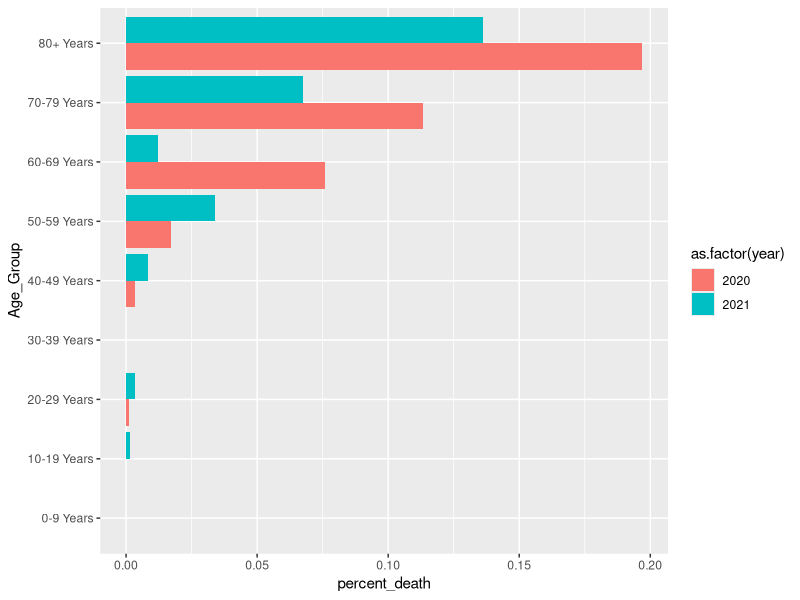
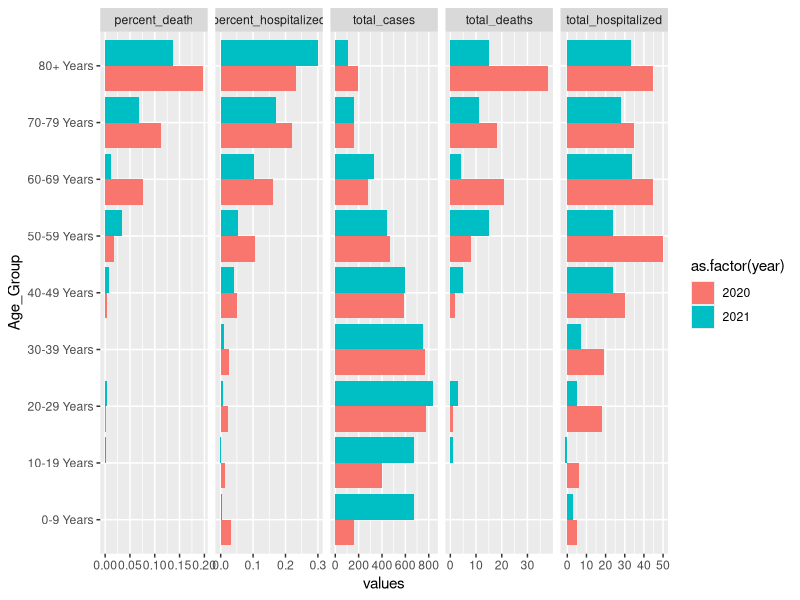

Reproduce these figures in R, in order.
library(lubridate)
library(tidyverse)

covid_data_by_week <- read_csv("data/covid_data_henrico_byweek.csv")
covid_data_sex <- read_csv("data/covid_data_greaterrichmondarea_byweek_sex.csv")

summer_months <- c("May", "June", "July", "August")

do_vaccines_work <- covid_data_by_week %>%
  mutate(year = year(week_of),
         month = month(week_of, label = TRUE, abbr = FALSE))%>%
  filter(month %in% summer_months)%>%
  group_by(year, Age_Group)%>%
  summarise(total_cases = sum(sum_cases),
            total_hospitalized = sum(sum_hospital),
            total_deaths = sum(sum_deaths))%>%
  mutate(percent_hospitalized = total_hospitalized / total_cases, 
         percent_death = total_deaths / total_cases)

ggplot(do_vaccines_work, aes(Age_Group, y = percent_death, fill = as.factor(year)))+
  geom_bar(stat = 'identity', position = "dodge")+
  coord_flip()


tidy_dvw <- do_vaccines_work%>%
  pivot_longer(total_cases:percent_death, names_to = "key", values_to = "values")

ggplot(tidy_dvw, aes(x = Age_Group, y = values, fill = as.factor(year)))+
  geom_bar(stat = 'identity', position = "dodge")+
  coord_flip()+
  facet_grid(~key, scales = "free_x")
